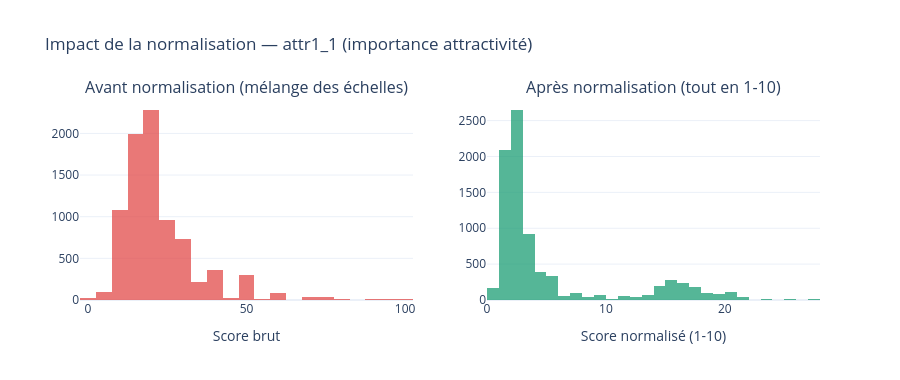

Source (notebook cell):
### Code cell
# =============================================================================
# 5. PROBLÈME CRITIQUE : NORMALISATION DES WAVES
# =============================================================================
 
print("\n" + "─" * 65)
print("PROBLÈME CRITIQUE — DEUX ÉCHELLES DE MESURE")
print("─" * 65)
 
WAVES_100PTS = [1, 2, 3, 4, 5, 10, 11, 12, 13, 14, 15, 16, 17, 18, 19, 20, 21]
WAVES_1_10   = [6, 7, 8, 9]
 
pref_cols = ["attr1_1", "sinc1_1", "intel1_1", "fun1_1", "amb1_1", "shar1_1"]
 
mean_100 = df[df["wave"].isin(WAVES_100PTS)][pref_cols].mean()
mean_110 = df[df["wave"].isin(WAVES_1_10)][pref_cols].mean()
 
print("\nColonnes préférences déclarées (attr1_1, sinc1_1...) :")
print(f"Waves 1-5 & 10-21 → échelle 100 pts → moyenne attr1_1 : {mean_100['attr1_1']:.1f}")
print(f"Waves 6-9         → échelle 1-10    → moyenne attr1_1 : {mean_110['attr1_1']:.1f}")
print("\n> Incomparables sans normalisation ! Corriger avant toute analyse.")
print()
 
# Visualisation de l'impact du problème
fig_scale = make_subplots(
    rows=1, cols=2,
    subplot_titles=["Avant normalisation (mélange des échelles)",
                    "Après normalisation (tout en 1-10)"]
)
 
# Avant : distribution brute de attr1_1
fig_scale.add_trace(
    go.Histogram(
        x=df["attr1_1"],
        nbinsx=30,
        name="Brut",
        marker_color=PALETTE["no_match"],
        opacity=0.75,
        showlegend=False
    ), row=1, col=1
)
 
# Après normalisation
df_norm = df.copy()
df_norm.loc[df_norm["wave"].isin(WAVES_100PTS), pref_cols] = (
    df_norm.loc[df_norm["wave"].isin(WAVES_100PTS), pref_cols] / 10
)
fig_scale.add_trace(
    go.Histogram(
        x=df_norm["attr1_1"],
        nbinsx=30,
        name="Normalisé",
        marker_color=PALETTE["match"],
        opacity=0.75,
        showlegend=False
    ), row=1, col=2
)
 
fig_scale.update_layout(
    title="Impact de la normalisation — attr1_1 (importance attractivité)",
    height=380,
    plot_bgcolor="white"
)
fig_scale.update_xaxes(title_text="Score brut", row=1, col=1)
fig_scale.update_xaxes(title_text="Score normalisé (1-10)", row=1, col=2)
fig_scale.show()

### Figure 1 — Plotly figure (JSON) as saved in the notebook; plotly's stock layout.template omitted (floating-point values rounded to 4 significant figures; data arrays with more than 128 entries replaced by an {"elided": "..."} marker saying what was removed)
{"data": [{"marker": {"color": "#E24B4A"}, "name": "Brut", "nbinsx": 30, "opacity": 0.75, "showlegend": false, "type": "histogram", "x": {"elided": "8378 float values"}, "xaxis": "x", "yaxis": "y"}, {"marker": {"color": "#1D9E75"}, "name": "Normalisé", "nbinsx": 30, "opacity": 0.75, "showlegend": false, "type": "histogram", "x": {"elided": "8378 float values"}, "xaxis": "x2", "yaxis": "y2"}], "layout": {"annotations": [{"font": {"size": 16}, "showarrow": false, "text": "Avant normalisation (mélange des échelles)", "x": 0.225, "xanchor": "center", "xref": "paper", "y": 1, "yanchor": "bottom", "yref": "paper"}, {"font": {"size": 16}, "showarrow": false, "text": "Après normalisation (tout en 1-10)", "x": 0.775, "xanchor": "center", "xref": "paper", "y": 1, "yanchor": "bottom", "yref": "paper"}], "height": 380, "plot_bgcolor": "white", "title": {"text": "Impact de la normalisation — attr1_1 (importance attractivité)"}, "xaxis": {"anchor": "y", "domain": [0, 0.45], "title": {"text": "Score brut"}}, "xaxis2": {"anchor": "y2", "domain": [0.55, 1], "title": {"text": "Score normalisé (1-10)"}}, "yaxis": {"anchor": "x", "domain": [0, 1]}, "yaxis2": {"anchor": "x2", "domain": [0, 1]}}}
